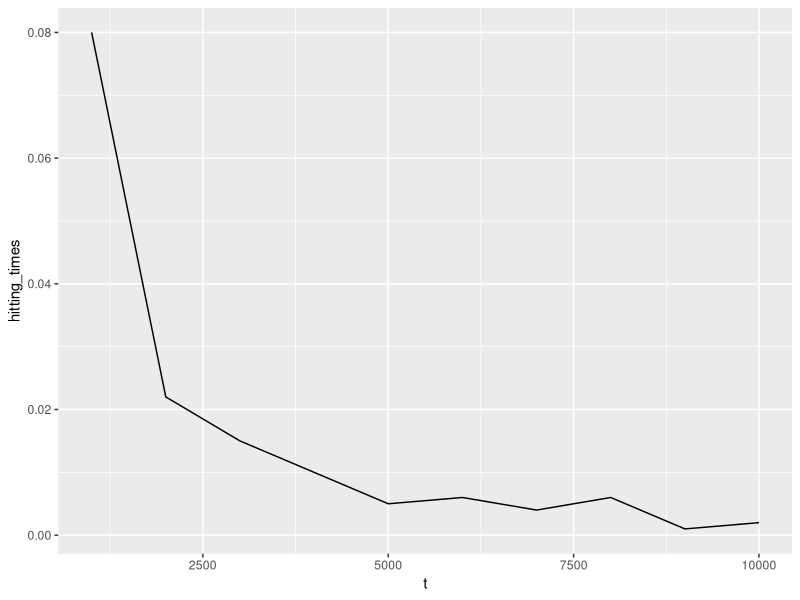

Write R code to recreate this figure.
library("ggplot2")

days = 60
sigma = 0.75
x_0 = 45

t = 0:days
simulate = function(times) {
  p = ggplot()
  above_50 = 0
  for (i in 1:times) {
    x = t * 0
    x[1] = x_0
    for (j in 2:(days + 1)) {
      x[j] = rnorm(1, x[j - 1], sigma)
    }
    if (x[days] > 50) {
      above_50 = above_50 + 1
    }
    df = data.frame(t, x)
    p = p + geom_line(data = df, aes(t, x), size = 1)
  }
  print("By running 100 simulations: ")
  print(p)
  print(above_50 / times)
}

simulate_wait = function(times) {
  timecap = 10000
  hitting_times = matrix(0, 10, 1)
  for (i in 1:times) {
    x = 40
    t = 0
    while (TRUE) {
      x = x + sigma * rnorm(1)
      t = t + 1
      if (x >= 44 || t >= timecap) {
        break
      }
    }
    if (t < timecap) {
      t_ = round(t / 1000)
      hitting_times[t_] = hitting_times[t_] + 1
    }
  }
  print("It took on average: ")
  print(sum(hitting_times) / times)
  print("days to increase by 10%")
  
  t = 1:10 * 1000
  hitting_times = hitting_times / times
  df = data.frame(t, hitting_times)
  p = ggplot() + geom_line(data = df, aes(t, hitting_times))
  print(p)
  
}

main = function() {
  # task 1
  # set x_0 = 40 and days = 120
  
  # task 2
  # by the markovian property we have p(x_2 | (x_1 and x_0) ) = p(x_2 | x_1)
  # set x_0 = 45 and days = 60
  
  #simulate(100)
  #print("The analytical probabiltity is: ")
  #z = (50 - x_0) / (sigma * sqrt(days))
  #print(1 - pnorm(z))
  
  # task 3
  simulate_wait(1000)
  # the analytical distribution is given by d/dt [ 2 * (1 - phi(4 / (sqrt(t) * sigma)) ]
  
}
main()




